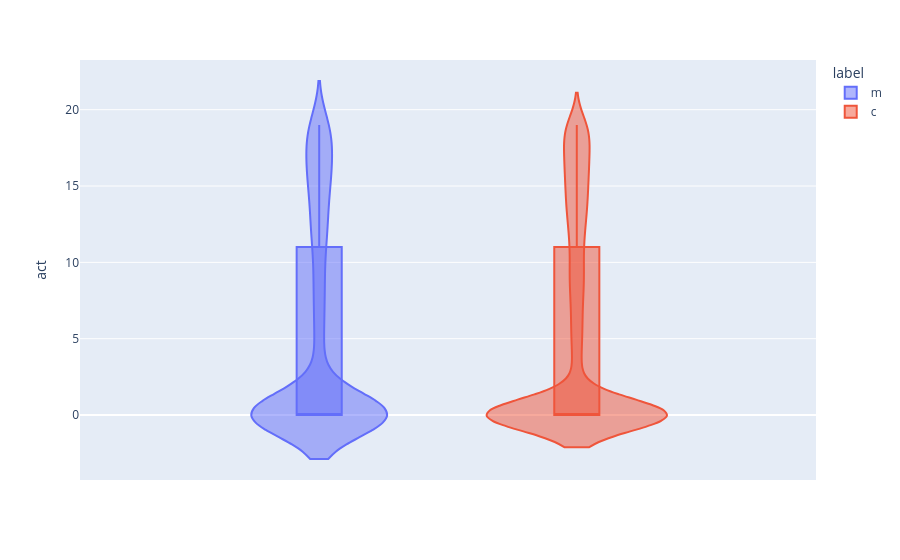

Notebook cell for this chart:
### Code cell
print(asdf.group_by("label").agg([pl.col("act").mean().alias("mean_act"), pl.col("act").count().alias("count")]))
px.violin(asdf, y="act", color="label", box=True)

### Figure 1 — Plotly figure (JSON) as saved in the notebook; plotly's stock layout.template omitted (floating-point values rounded to 4 significant figures; data arrays with more than 128 entries replaced by an {"elided": "..."} marker saying what was removed)
{"data": [{"alignmentgroup": "True", "box": {"visible": true}, "hovertemplate": "label=m<br>act=%{y}<extra></extra>", "legendgroup": "m", "marker": {"color": "#636efa"}, "name": "m", "offsetgroup": "m", "orientation": "v", "scalegroup": "True", "showlegend": true, "type": "violin", "x0": " ", "xaxis": "x", "y": {"elided": "3416 int values"}, "y0": " ", "yaxis": "y"}, {"alignmentgroup": "True", "box": {"visible": true}, "hovertemplate": "label=c<br>act=%{y}<extra></extra>", "legendgroup": "c", "marker": {"color": "#EF553B"}, "name": "c", "offsetgroup": "c", "orientation": "v", "scalegroup": "True", "showlegend": true, "type": "violin", "x0": " ", "xaxis": "x", "y": {"elided": "14992 int values"}, "y0": " ", "yaxis": "y"}], "layout": {"legend": {"title": {"text": "label"}, "tracegroupgap": 0}, "margin": {"t": 60}, "violinmode": "group", "xaxis": {"anchor": "y", "domain": [0, 1]}, "yaxis": {"anchor": "x", "domain": [0, 1], "title": {"text": "act"}}}}
